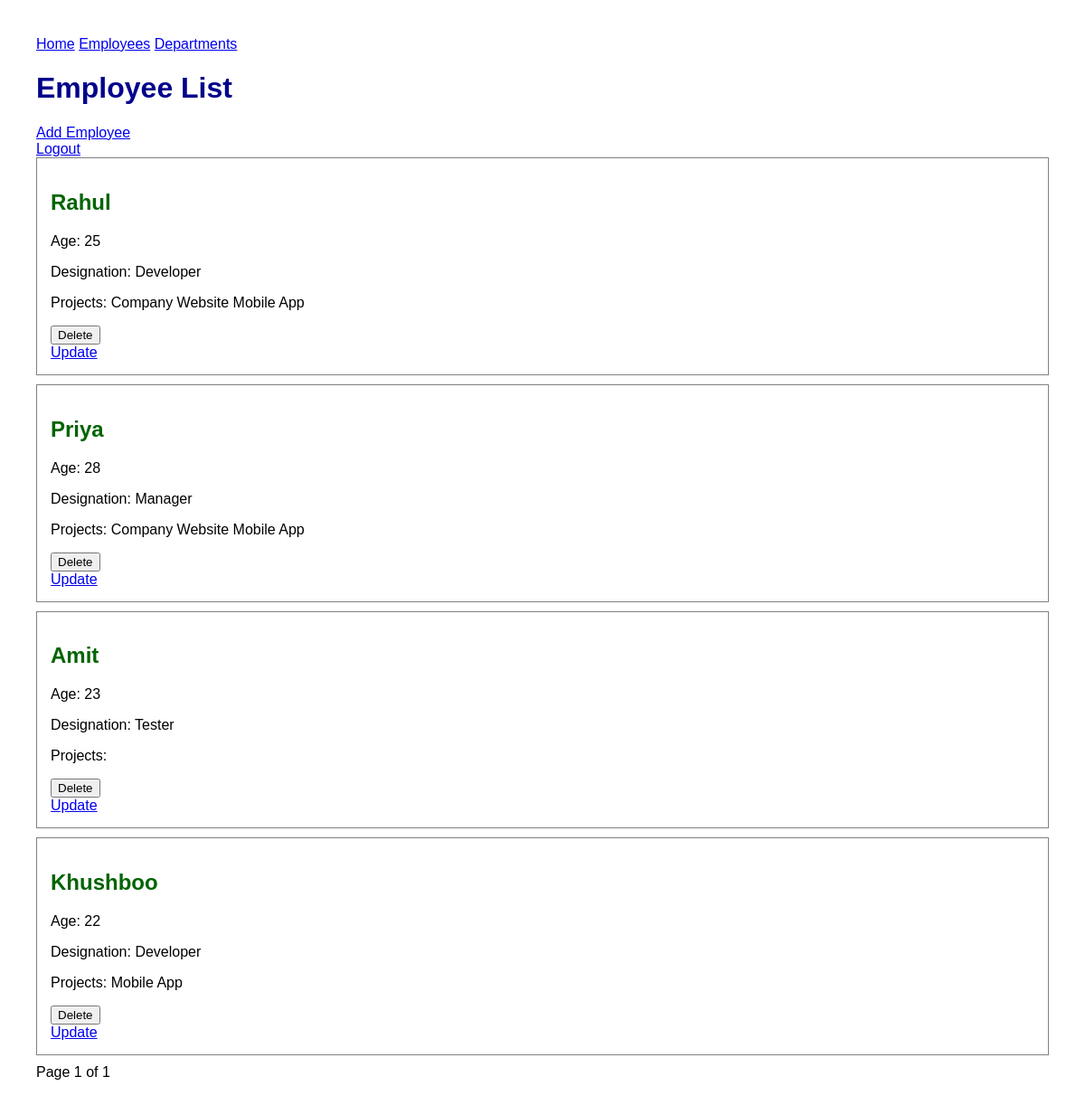
/employees/ (signed in), run on an earlier commit of the app's database.
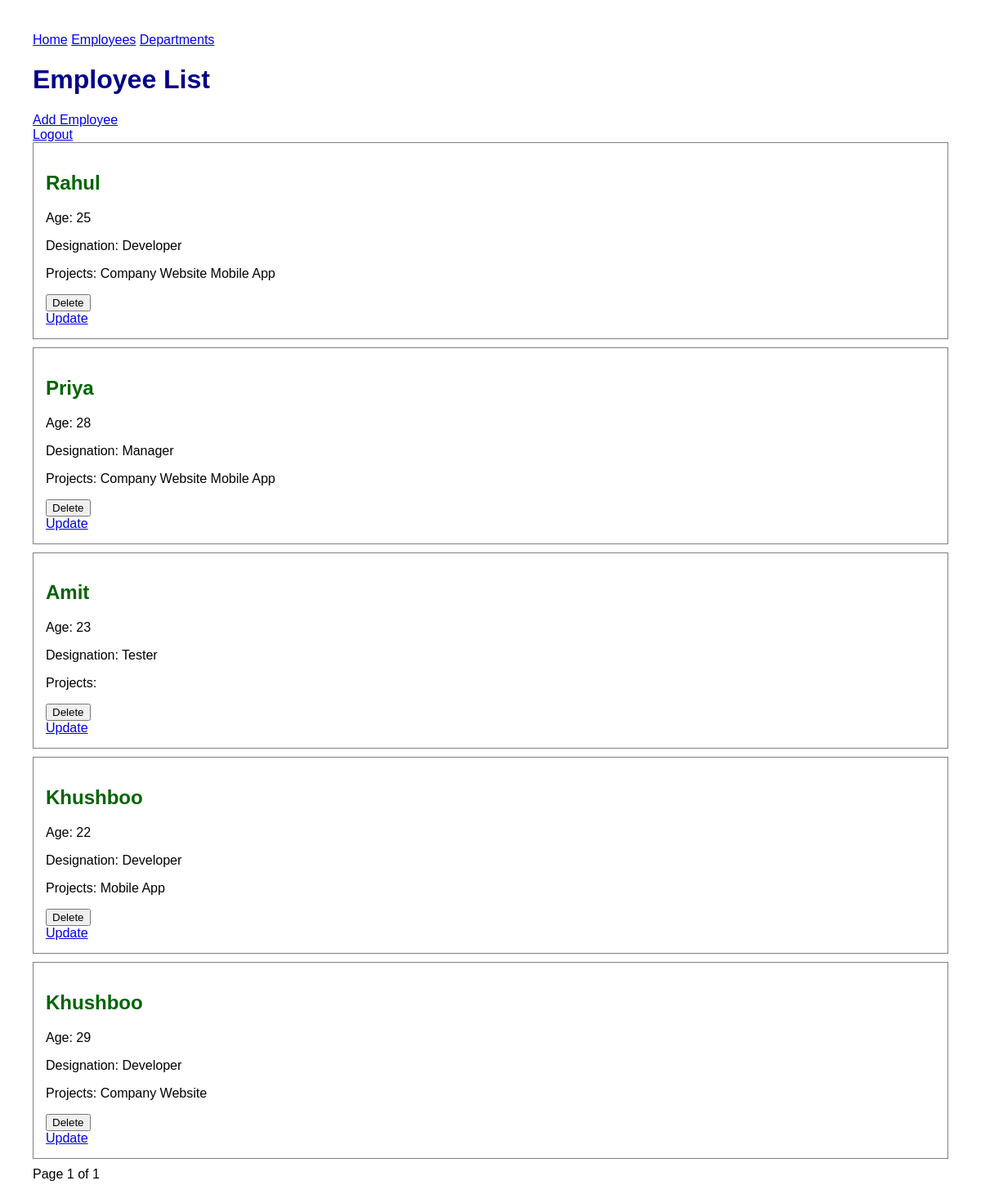
And on a later commit of the database.
### employees/models.py (models this page shows, shortened)
class Employee(models.Model):
    name = models.CharField(max_length=100)
    age = models.IntegerField()
    designation = models.CharField(max_length=100)
    profile_image = models.ImageField(
        upload_to="profile_images/",
        null=True,
        blank=True
    )
    department = models.ForeignKey(
        Department,
        on_delete=models.CASCADE,
        related_name="employees",
        null=True
    )
    projects = models.ManyToManyField(
        Project,
        related_name="employees"
    )

class Project(models.Model):
    name = models.CharField(max_length=100)

### employees/views.py (the view)
# urls.py: path("employees/", views.employee_list, name="employee_list"),
@login_required
@permission_required(
    "employees.view_employee",
    raise_exception=True
)
def employee_list(request):
    employees = Employee.objects.all()
    paginator = Paginator(employees, 5)
    page_number = request.GET.get("page")
    employees_page = paginator.get_page(page_number)
    if request.method == 'GET':
        return render(
            request,
            "employees/employee_list.html",
            {"employees": employees_page}
        )
    return HttpResponse("Unsupported request method")

### employees/templates/employees/employee_list.html (shortened to what this page needs)
{% extends "employees/base.html" %}
{% block content %}
    <div style="justify-content: flex-end;">
        <h1>Employee List</h1>
        {% if perms.employees.add_employee %}
            <a href="{% url 'employee_create' %}">Add Employee</a>
        {% endif %}
    </div>
    <div>
        <a href="{% url 'logout' %}">
            Logout
        </a>
    </div>
    {% for employee in employees %}
    <div class="employee">
        <h2>{{ employee.name }}</h2>
        <p>Age: {{ employee.age }}</p>
        <p>Designation: {{ employee.designation }}</p>
        <p>
            Projects:
            {% for project in employee.projects.all %}
                {{ project.name }}
            {% endfor %}
        </p>
        {% if perms.employees.delete_employee %}
            <form method="post" action="{% url 'employee_delete' employee.id %}">
                <button type="submit">Delete</button>
            </form>
        {% endif %}
        {% if perms.employees.change_employee %}
            <a href="{% url 'employee_update' employee.id %}">Update</a>
        {% endif %}
    </div>
{% endfor %}
<div class="pagination">
    <span>
        Page {{ employees.number }} of {{ employees.paginator.num_pages }}
    </span>
</div>
{% endblock %}

What changed in the data, as far as the page shows it:
added Employee: name "Khushboo", age "29", designation "Developer", Project (name "Company Website")
